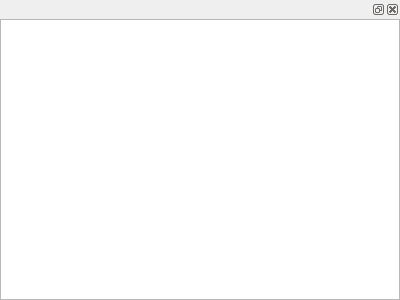
<?xml version="1.0" encoding="UTF-8"?>
<ui version="4.0">
 <class>Form</class>
 <widget class="QWidget" name="Form">
  <property name="geometry">
   <rect>
    <x>0</x>
    <y>0</y>
    <width>400</width>
    <height>300</height>
   </rect>
  </property>
  <property name="windowTitle">
   <string>Form</string>
  </property>
  <layout class="QVBoxLayout" name="verticalLayout">
   <property name="spacing">
    <number>0</number>
   </property>
   <property name="leftMargin">
    <number>0</number>
   </property>
   <property name="topMargin">
    <number>0</number>
   </property>
   <property name="rightMargin">
    <number>0</number>
   </property>
   <property name="bottomMargin">
    <number>0</number>
   </property>
   <item>
    <widget class="QDockWidget" name="dockWidget">
     <widget class="QWidget" name="dockWidgetContents">
      <layout class="QVBoxLayout" name="verticalLayout_2">
       <property name="spacing">
        <number>0</number>
       </property>
       <property name="leftMargin">
        <number>0</number>
       </property>
       <property name="topMargin">
        <number>0</number>
       </property>
       <property name="rightMargin">
        <number>0</number>
       </property>
       <property name="bottomMargin">
        <number>0</number>
       </property>
       <item>
        <widget class="QListWidget" name="thumbnails">
         <property name="iconSize">
          <size>
           <width>175</width>
           <height>175</height>
          </size>
         </property>
         <property name="gridSize">
          <size>
           <width>200</width>
           <height>200</height>
          </size>
         </property>
         <property name="viewMode">
          <enum>QListView::IconMode</enum>
         </property>
        </widget>
       </item>
      </layout>
     </widget>
    </widget>
   </item>
  </layout>
 </widget>
 <resources/>
 <connections/>
</ui>
